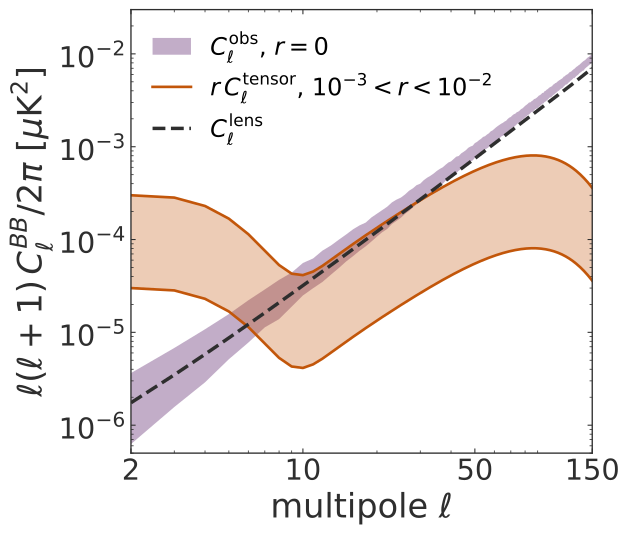

This figure's Python source:
#!/usr/bin/env python3
# ENV: shared
"""
What the r likelihood sees, kept simple: the lensing B modes, the band of primordial B modes the
analysis is after (r = 1e-3 to 1e-2, r times the CAMB tensor template), and the observed spectrum
C_l^obs of 1000 simulated skies, drawn as the band holding 68 % of them, with r = 0: lensing plus white noise, each drawn with its cosmic
and noise variance (chi^2 with f_sky (2l + 1) degrees of freedom).

CAMB, Planck 2018 cosmology. Noise: LiteBIRD-like, 2.2 uK-arcmin in polarisation with a 30 arcmin
Gaussian beam; f_sky = 0.6. Multipoles 2 <= l <= 150, the range of the likelihood.

Output (this directory): r_budget.svg
"""

import sys
from pathlib import Path

import numpy as np

HERE = Path(__file__).resolve().parent

ROOT = next(p for p in HERE.parents if (p / "_common.py").exists())
sys.path.insert(0, str(ROOT))
from _common import GREY, INK, KW, KW2, skip_if_built, slide_style

OUT = "r_budget.svg"
skip_if_built(HERE, OUT)

import camb

pars = camb.set_params(H0=67.36, ombh2=0.02237, omch2=0.1200, ns=0.9649, As=2.1e-9,
                       tau=0.0544, r=1.0)
pars.WantTensors = True
pars.set_for_lmax(400, lens_potential_accuracy=1)
cls = camb.get_results(pars).get_cmb_power_spectra(pars, CMB_unit="muK", raw_cl=True)
LMIN, LMAX = 2, 150
ell = np.arange(LMIN, LMAX + 1)
tens = cls["tensor"][LMIN:LMAX + 1, 2]                              # r = 1
lens = cls["lensed_scalar"][LMIN:LMAX + 1, 2]

W_NOISE, FWHM, FSKY, NREAL = 2.2, 30.0, 0.6, 1000
sig_b = np.deg2rad(FWHM / 60) / np.sqrt(8 * np.log(2))
noise = np.deg2rad(W_NOISE / 60) ** 2 * np.exp(ell * (ell + 1) * sig_b**2)

rng = np.random.default_rng(20261012)
nu = np.round(FSKY * (2 * ell + 1)).astype(int)
obs = (lens + noise) * rng.chisquare(nu, size=(NREAL, len(ell))) / nu

dl = ell * (ell + 1) / (2 * np.pi)
slide_style(scale=1.8)
import matplotlib.pyplot as plt

fig, ax = plt.subplots(figsize=(6.2, 6.0))
lo, hi = np.percentile(dl * obs, [16, 84], axis=0)
ax.fill_between(ell, lo, hi, color=KW2, alpha=0.35, lw=0,
                label=r"$C_\ell^{\mathrm{obs}}$, $r = 0$")
ax.fill_between(ell, dl * 1e-3 * tens, dl * 1e-2 * tens, color=KW, alpha=0.30, lw=0)
ax.loglog(ell, dl * 1e-2 * tens, color=KW, lw=2.0,
          label=r"$r\,C_\ell^{\mathrm{tensor}}$, $10^{-3} < r < 10^{-2}$")
ax.loglog(ell, dl * 1e-3 * tens, color=KW, lw=2.0)
ax.loglog(ell, dl * lens, color=INK, lw=2.6, ls="--", label=r"$C_\ell^{\mathrm{lens}}$")
ax.legend(loc="upper left", fontsize=18, handlelength=1.6, labelspacing=0.4)

ax.set_xlabel(r"multipole $\ell$")
ax.set_ylabel(r"$\ell(\ell+1)\,C_\ell^{BB}/2\pi$ [$\mu$K$^2$]")
ax.set_xlim(LMIN, LMAX)
ax.set_ylim(5e-7, 3e-2)
ax.set_xticks([2, 10, 50, 150], ["2", "10", "50", "150"])
fig.savefig(HERE / OUT, transparent=True)
print(f"wrote {OUT}")
